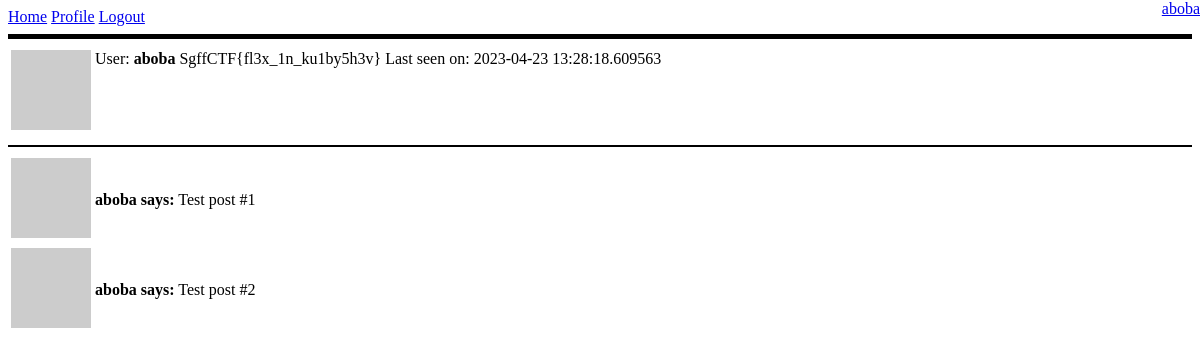
The app's page /profile/aboba (signed in), older data.
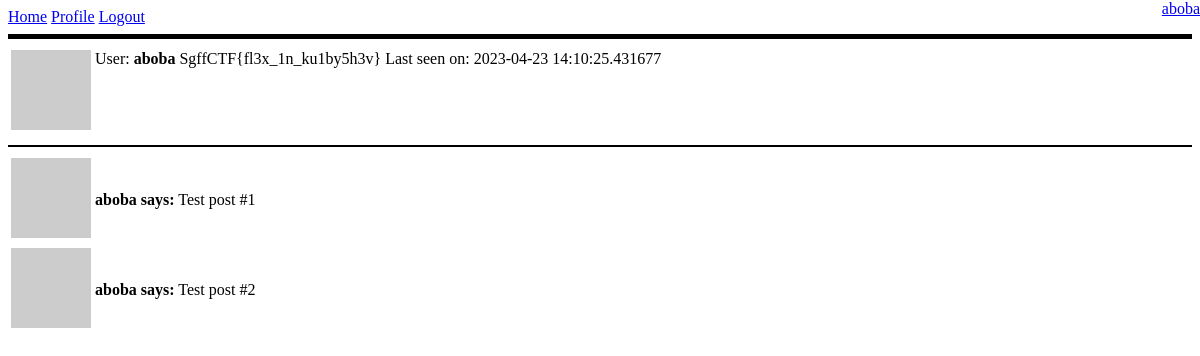
The same page, newer data.
### app/models.py (models this page shows, shortened)
class User(UserMixin, db.Model):
    id = db.Column(db.Integer, primary_key=True)
    username = db.Column(db.String(64), index=True, unique=True)
    email = db.Column(db.String(120), index=True, unique=True)
    password_hash = db.Column(db.String(128))
    posts = db.relationship('Post', backref='author', lazy='dynamic')
    about_me = db.Column(db.String(256))
    last_seen = db.Column(db.DateTime, default=datetime.utcnow)
    followers = db.Table('followers',
                         db.Column('follower_id', db.Integer, db.ForeignKey('user.id')),
                         db.Column('followed_id', db.Integer, db.ForeignKey('user.id'))
                         )
    followed = db.relationship('User', secondary=followers,
                               primaryjoin=(followers.c.follower_id == id),
                               secondaryjoin=(followers.c.followed_id == id),
                               backref=db.backref('followers', lazy='dynamic'), lazy='dynamic')
    def avatar(self, size):
        hash = md5(self.email.lower().encode("utf-8")).hexdigest()
        return f'https://www.gravatar.com/avatar/{hash}?d=identicon&s={size}'

### app/routes.py (the view)
@app.route('/profile/<username>')
@login_required
def profile(username):
    user = User.query.filter_by(username=username).first_or_404()
    posts = [
        {'author': user, 'body': 'Test post #1'},
        {'author': user, 'body': 'Test post #2'}
    ]
    return render_template('profile.html', user=user, posts=posts)

### app/models.py (called while the page is built)
@login.user_loader
def load_user(id):
    return User.query.get(int(id))

### app/routes.py (called while the page is built)
@app.before_request
def before_request():
    if current_user.is_authenticated:
        current_user.last_seen = datetime.utcnow()
        db.session.commit()

### app/templates/profile.html
{% extends "base.html" %}
{% block content %}
    <table>
        <tr valign="top">
            <td><img src="{{ user.avatar(128) }}"></td>
            <td>User: <b>{{ user.username }}</b></td>
            {% if user.about_me %}<td>{{ user.about_me }}</td>{% endif %}
            {% if user.last_seen %}<td>Last seen on: {{ user.last_seen }}</td>{% endif %}
        </tr>
    </table>
    <hr size="2" color="black">
    {% for post in posts %}
        {% include '_post.html' %}
    {% endfor %}
{% endblock %}

### app/templates/base.html (shortened to what this page needs)
<!DOCTYPE html>
<html lang="en">
<head>
</head>
<body>
  <div>
      <a href="{{ url_for('index') }}">Home</a>
      {% if not current_user.is_authenticated %}
      <a href="{{ url_for('register') }}">Register</a>
      <a href="{{ url_for('login') }}">Login</a>
      {% else %}
      <a href="{{ url_for('profile', username=current_user.username) }}">Profile</a>
      <a href="{{ url_for('logout') }}">Logout</a>
      <div style="position: fixed; top: 0; right: 0;">
        <a href="#">{{ current_user.username }}</a>
      </div>
      {% endif %}
  </div>
  <hr size="5" color="black">
  {% block content %}{% endblock %}
</body>
</html>

### app/templates/_post.html
<table>
    <tr>
        <td><img src="{{ post.author.avatar(32) }}"></td>
        <td><b>{{ post.author.username }} says:</b> {{ post.body }}</td>
    </tr>
</table>

Row changes from the older to the newer data that the page shows:
changed User "aboba": last_seen "2023-04-23 13:28:18.609563" → "2023-04-23 14:10:25.431677"
